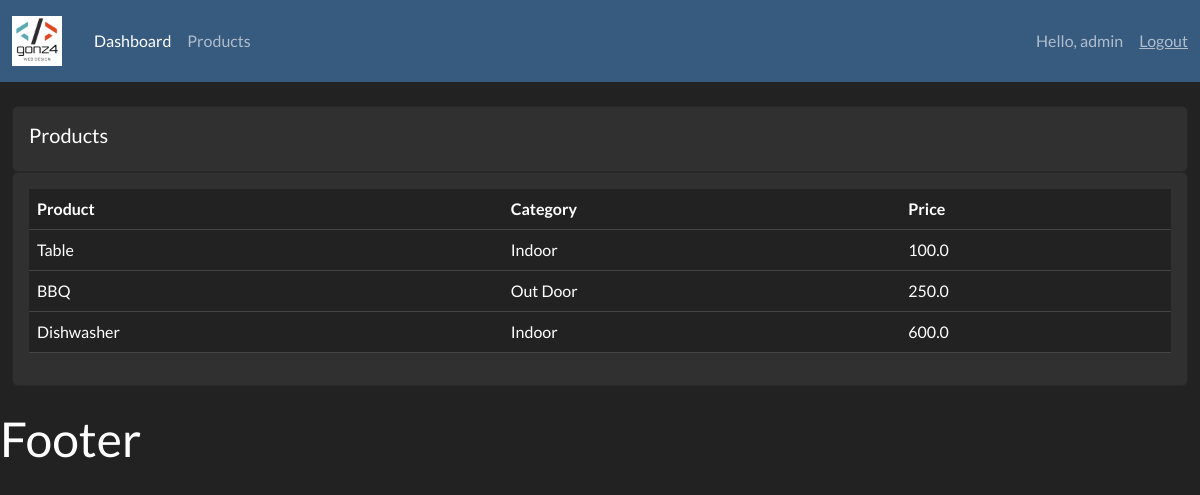
Screenshot of /products/ (signed in) with the database file from the repository.
### accounts/models.py (models this page shows, shortened)
class Product(models.Model):
	CATEGORY = (
			('Indoor', 'Indoor'),
			('Out Door', 'Out Door'),
			)
	name = models.CharField(max_length=200, null=True)
	price = models.FloatField(null=True)
	category = models.CharField(max_length=200, null=True, choices=CATEGORY)
	description = models.CharField(max_length=200, null=True, blank=True)
	date_created = models.DateTimeField(auto_now_add=True, null=True)
	tags = models.ManyToManyField(Tag)

### accounts/views.py (the view)
# urls.py: path('products/', views.products, name='products'),
@login_required(login_url='login')
def products(request):
	products = Product.objects.all()
	return render(request, 'accounts/products.html', {'products':products})

### accounts/templates/accounts/products.html
{% extends 'accounts/main.html' %} {% block content %}
<br />
<div class="row">
  <div class="col-md">
    <div class="card card-body">
      <h5>Products</h5>
    </div>
    <div class="card card-body">
      <table class="table">
        <tr>
          <th>Product</th>
          <th>Category</th>
          <th>Price</th>
        </tr>
        {% for product in products %}
        <tr>
          <td>{{product.name}}</td>
          <td>{{product.category}}</td>
          <td>{{product.price}}</td>
        </tr>
        {% endfor %}
      </table>
    </div>
  </div>
</div>
{% endblock %}

### accounts/templates/accounts/navbar.html (shortened to what this page needs)
{% load static %}
<nav class="navbar navbar-dark bg-primary navbar-expand-lg">
  <div class="container-fluid">
    <img
      src="{% static 'images/logo.png' %}"
      class="img-fluid me-4"
      style="width: 50px"
      alt="Logo image"
    />
    <div class="collapse navbar-collapse" id="navbarNavAltMarkup">
      <ul class="navbar-nav me-auto mb-2 mb-lg-0">
        <li class="nav-item">
          <a class="nav-link active" aria-current="page" href="{% url 'home' %}"
          >Dashboard</a>
        </li>
        <li class="nav-item">
          <a class="nav-link" href="{% url 'products' %}">Products</a>
        </li>
      </ul>
      <span class="navbar-text me-3">
        Hello, {{request.user}}
      </span>
      <span><a class="navbar-text" href="{% url 'logout' %}">Logout</a></span>
  </div>
</nav>

### rows the page displays
Product: name "Table", category "Indoor", price "100.0"
Product: name "BBQ", category "Out Door", price "250.0"
Product: name "Dishwasher", category "Indoor", price "600.0"

### other values shown
{{ request.user }} "admin"
